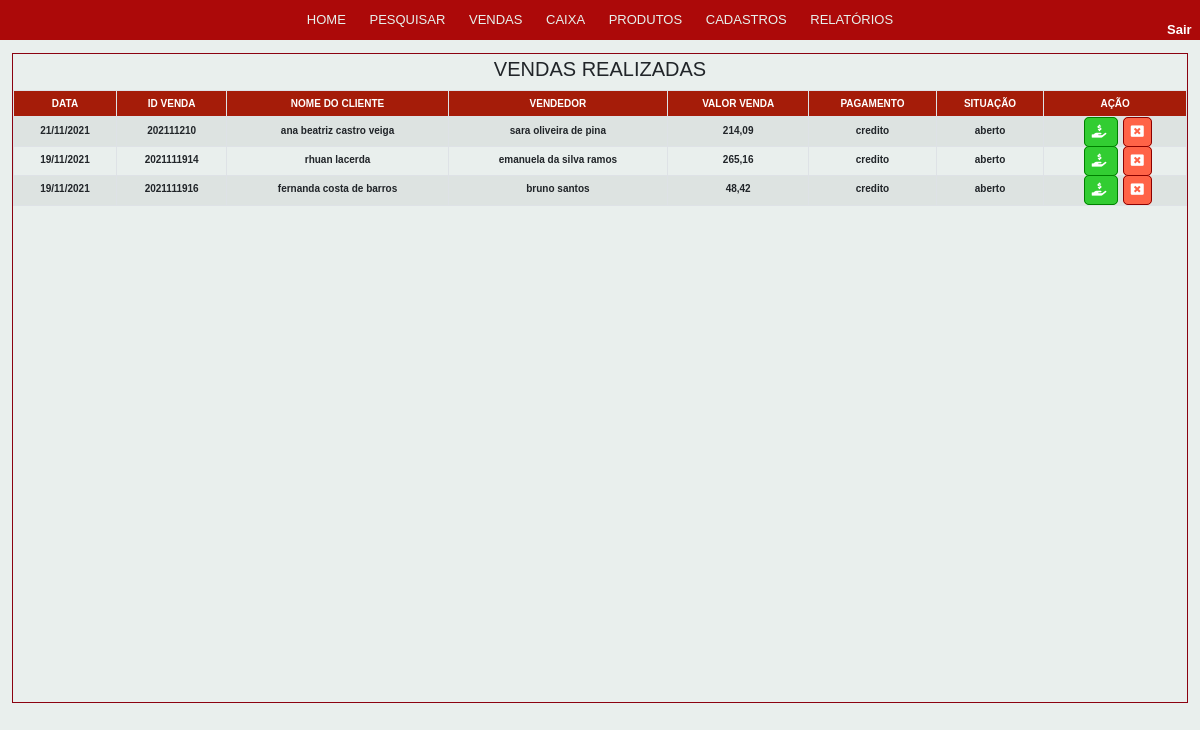
/view/Caixa.php, run on the app's committed database.
### tables this page shows
CREATE TABLE IF NOT EXISTS `venda` (
  `id_venda` INT NOT NULL AUTO_INCREMENT,
  `codigo_venda` INT(15) NOT NULL,
  `pessoa_id_pessoa_vendedor` INT NULL,
  `pessoa_id_pessoa_cliente` INT NULL,
  `data_venda` VARCHAR(11) NULL,
  `tipo_pagamento` ENUM('a vista', 'debito', 'credito') NULL,
  `status_venda` ENUM('aberto', 'fechado', 'cancelado') NULL,
  `valor_venda_sem_desconto` DECIMAL(10,2) NULL,
  `desconto` DECIMAL(10,2) NULL,
  `valor_venda_com_desconto` DECIMAL(10,2) NULL,
  `total_item_venda` INT NULL,
  INDEX `fk_venda_pessoa1_idx` (`pessoa_id_pessoa_vendedor` ASC) ,
  INDEX `fk_venda_pessoa2_idx` (`pessoa_id_pessoa_cliente` ASC) ,
  UNIQUE INDEX `id_venda_UNIQUE` (`id_venda` ASC) ,
  PRIMARY KEY (`id_venda`),
  CONSTRAINT `fk_venda_pessoa1`
    FOREIGN KEY (`pessoa_id_pessoa_vendedor`)
    REFERENCES `pessoa` (`id_pessoa`)
    ON DELETE NO ACTION
    ON UPDATE NO ACTION,
  CONSTRAINT `fk_venda_pessoa2`
    FOREIGN KEY (`pessoa_id_pessoa_cliente`)
    REFERENCES `pessoa` (`id_pessoa`)
    ON DELETE NO ACTION
    ON UPDATE NO ACTION);

CREATE TABLE IF NOT EXISTS `pessoa` (
  `id_pessoa` INT NOT NULL AUTO_INCREMENT,
  `nome` VARCHAR(45) NOT NULL,
  `cpf_cnpj` VARCHAR(20) NULL,
  `tipo_pessoa` ENUM('cliente', 'funcionario', 'fornecedor') NOT NULL,
  `email` VARCHAR(45) NULL,
  `telefone_fixo` VARCHAR(11) NULL,
  `telefone_celular` VARCHAR(11) NULL,
  `matricula` VARCHAR(11) NULL,
  `senha` VARCHAR(45) NULL,
  `funcao` ENUM('gerente', 'vendedor', 'operador de caixa') NULL,
  `endereco` VARCHAR(60) NULL,
  PRIMARY KEY (`id_pessoa`),
  UNIQUE INDEX `cpf_cnpj_UNIQUE` (`cpf_cnpj` ASC) );

### model/Venda.php (called while the page is built, shortened)
<?php
require_once 'Conexao.php';
require_once 'Pessoa.php';
class Venda
{
    public function selectAllVendaAberta()
    {
        $conexao = new Conexao();
        $dados  = $conexao->pdo->query("SELECT * FROM venda LEFT JOIN pessoa ON pessoa_id_pessoa_cliente = id_pessoa WHERE status_venda = 'aberto'
             ORDER BY data_venda DESC");
        $dadosSelecionados = $dados->fetchAll(PDO::FETCH_ASSOC);
        return $dadosSelecionados;
    }
}
?>

### model/Conexao.php (called while the page is built, shortened)
<?php
class Conexao {
   public $dbname = "projeto_cristofarma";
   public $host = "localhost";
   public $user = "root";
   public $senha = "";
    function __construct()
    {
        try {
            $this->pdo  = new PDO("mysql:dbname=" . $this->dbname . ";host=" . $this->host, $this->user, $this->senha);
        } catch (PDOException $e) {
            echo "Erro com Banco de Dados: " . $e->getMessage();
            exit();
        } catch (Exception $e) {
            echo "Erro Generico: " . $e->getMessage();
            exit();
        }
    }
}
?>

### model/Pessoa.php (called while the page is built, shortened)
<?php
require_once 'Conexao.php';
class Pessoa
{
    public function selectPessoaCliente($id_up)
    {
        $conexao = new Conexao();
        $dados  = $conexao->pdo->prepare("SELECT * FROM pessoa WHERE tipo_pessoa = 'cliente' AND id_pessoa = :id " );
        $dados->bindValue("id", $id_up);
        $dados->execute();
        $dadosSelecionados = $dados->fetchAll(PDO::FETCH_ASSOC);
        return $dadosSelecionados;
    }
    public function selectPessoaFuncionario($id_up)
    {
        $conexao = new Conexao();
        $dados  = $conexao->pdo->prepare("SELECT * FROM pessoa WHERE tipo_pessoa = 'funcionario' AND id_pessoa = :id " );
        $dados->bindValue("id", $id_up);
        $dados->execute();
        $dadosSelecionados = $dados->fetchAll(PDO::FETCH_ASSOC);
        return $dadosSelecionados;
    }
}
?>

### view/Caixa.php (the view, shortened to what this page needs)
<!doctype html>
<html lang="pt">
<head>
    <link rel="stylesheet" href="../css/bootstrap/nav/navegador.css">
    <link rel="stylesheet" href="../css/estilo.css">
    <link rel="stylesheet" href="../css/fontawesome/css/all.css">
</head>
<body>
    <header>
        <nav class="dp-menu">
            <ul>
                <li><a href="home.php">HOME</a></li>
                <li><a href="#">PESQUISAR</a>
                </li>
                <li><a href="Vendas.php">VENDAS</a></li>
                <li><a href="Caixa.php">CAIXA</a></li>
                <li><a href="#">PRODUTOS</a>
                </li>
                <li><a href="Cadastros.php">CADASTROS</a></li>
                <li><a href="#">RELATÓRIOS</a>
            </ul>
        </nav>
        <div id="divSair">
            <a href="../index.php">Sair</a>
        </div>
    </header>
    <section id="principalCaaixa">
        <div id="listaVendas">
            <legend>VENDAS REALIZADAS</legend>
            <div class="tableFixHead">
                <table class="table table-striped table-hover">
                    <thead>
                        <tr>
                            <th> DATA </th>
                            <th> ID VENDA </th>
                            <th> NOME DO CLIENTE </th>
                            <th> VENDEDOR </th>
                            <th> VALOR VENDA </th>
                            <th> PAGAMENTO </th>
                            <th> SITUAÇÃO </th>
                            <th> AÇÃO </th>
                        </tr>
                    </thead>
                    <tbody>
                        <?php
                        require_once '../model/Pessoa.php';
                        require_once '../model/Venda.php';
                        $pessoa = new Pessoa();
                        $venda = new Venda();
                        $dados = $venda->selectAllVendaAberta();
                        if (count($dados) > 0) {
                            for ($i = 0; $i < count($dados); $i++) {
                                echo "<tr>";
                                foreach ($dados[$i] as $key => $value) {
                                    if ($key == "data_venda")
                                    {
                                        echo "<td>" . $value . "</td>";
                                    }
                                }
                                foreach ($dados[$i] as $key => $value) {
                                    if ($key == 'codigo_venda')
                                    {
                                        echo "<td>" . $value . "</td>";
                                    }
                                }
                                foreach ($dados[$i] as $key => $value) {
                                    if ($key == 'pessoa_id_pessoa_cliente')
                                    {
                                        $cliente = $pessoa->selectPessoaCliente($value);
                                        echo "<td>" . $cliente[0]['nome'] . "</td>";
                                    }
                                }
                                foreach ($dados[$i] as $key => $value) {
                                    if ($key == 'pessoa_id_pessoa_vendedor')
                                    {
                                        $cliente = $pessoa->selectPessoaFuncionario($value);
                                        echo "<td>" . $cliente[0]['nome'] . "</td>";
                                    }
                                }
                                foreach ($dados[$i] as $key => $value) {
                                    if ($key == 'valor_venda_com_desconto')
                                    {
                                        echo "<td>" . number_format($value, 2, ',', '.') . "</td>";
                                    }
                                }
                                foreach ($dados[$i] as $key => $value) {
                                    if ($key == 'tipo_pagamento')
                                    {
                                        echo "<td>" . $value . "</td>";
                                    }
                                }
                                foreach ($dados[$i] as $key => $value) {
                                    if ($key == 'status_venda')
                                    {
                                        echo "<td>" . $value . "</td>";
                                    }
                                }
                        ?>
                                <td>
                                    <a class="acaoVerde" id="fecharVendaNoCaixa" href="FecharVendaCaixa.php?id_get_venda_up=<?php echo $dados[$i]['id_venda']; ?>"><i class="fas fa-hand-holding-usd"></i>
                                        <a class="acaoVermelho" id="cancelaNoVendaCaixa" href=""><i class="fas fa-window-close"></i>
                                </td>
                        <?php
                                echo "</tr>";
                            }
                        }
                        ?>
                    </tbody>
                </table>
            </div>
        </div>
    </section>
</body>
</html>

### css/estilo.css (style rules this page uses)
* { padding: 0px; margin: 0px; font-family: sans-serif; font-size: 13px; }
legend { text-align: center; font-size: 15pt; margin-top: 0px; }
#listaVendas { border: #8b0210 solid 1px; height: 650px; width: 98%; float: left; margin-left: 1%; }
.acaoVerde { border: solid green 1px; border-radius: 5px; background-color: limegreen; color: white; text-decoration: none; font-size: 12px; padding: 7px; margin-left: 5px; }
.acaoVermelho { border: solid darkred 1px; border-radius: 5px; background-color: tomato; color: white; text-decoration: none; font-size: 12px; padding: 7px; margin-top: 2px; margin-left: 5px; }
#divSair { width: 2%; font-size: 12pt; float: right; margin-right: 1%; margin-left: 80%; margin-top: -3%; }
#divSair a { color: white; font-weight: bolder; padding: 3px; }

### data on the page
venda: data_venda "21/11/2021", codigo_venda "202111210", valor_venda_com_desconto "214,09", tipo_pagamento "credito", status_venda "aberto"
pessoa: nome "ana beatriz castro veiga"
pessoa: nome "sara oliveira de pina"
venda: data_venda "19/11/2021", codigo_venda "2021111914", valor_venda_com_desconto "265,16", tipo_pagamento "credito", status_venda "aberto"
pessoa: nome "rhuan lacerda"
pessoa: nome "emanuela da silva ramos"
venda: data_venda "19/11/2021", codigo_venda "2021111916", valor_venda_com_desconto "48,42", tipo_pagamento "credito", status_venda "aberto"
pessoa: nome "fernanda costa de barros"
pessoa: nome "bruno santos"
